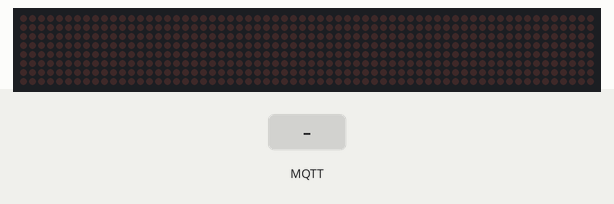
Bench run of a program on a simulated ESP8266 (NodeMCU). Parts: 64×8 LED matrix. The inputs (shaded band) are chosen by the test bench. WiFi joins after 1.5 s; servers stay silent unless stated; EEPROM starts erased; no MQTT or app messages arrive unless stated; what the program prints to the serial monitor is not drawn.

Above: at 2.7 s.
2.8 s: MQTT message "on" arrives on the first subscribed topic
At 2.95 s:
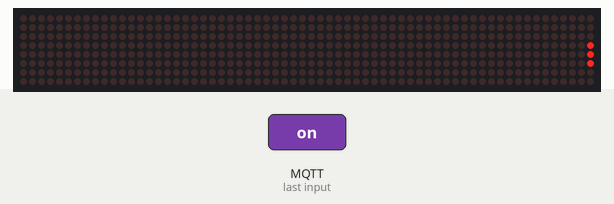
5.5 s: MQTT message "off" arrives on the first subscribed topic
At 5.95 s:
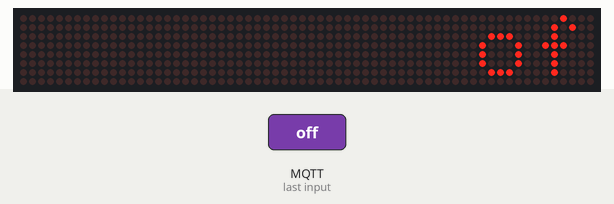
8.5 s: MQTT message "1" arrives on the first subscribed topic
At 8.98 s:
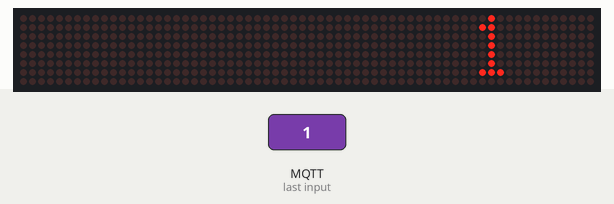
Timing chart, 0 to 11.5 s (numbered marks = the images above; inputs shaded):
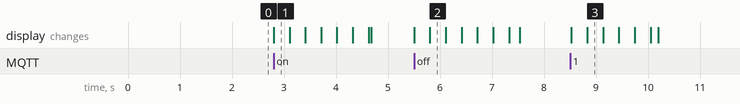

Measured:
- after the input at 2.8 s, the display: changes at once (image 1)
- after the input at 5.5 s, the display: first changes at once (image 2 shows a later state)
- after the input at 8.5 s, the display: first changes at once (image 3 shows a later state)

The program:

main.cpp
```cpp
#include <WiFiManager.h>
#include <PubSubClient.h>
#include <ESP8266WiFi.h>
#include <EEPROM.h>

WiFiManager	wifiManager;

WiFiClient espClient;
PubSubClient client(espClient);

#include <SPI.h>
#include <Adafruit_GFX.h>
#include <Max72xxPanel.h>

typedef struct {
	uint8_t magic = 42;
	char mqtt_server[50];
	char mqtt_topic[50];
} t_data;

char hostname[50]  = "LEDs-matrix";

t_data data;

WiFiManagerParameter param_MQTT_server("MQTT_server", "MQTT server", "?", 50);
WiFiManagerParameter param_MQTT_topic("MQTT_topic", "MQTT Topic name", "?", 50);


const uint32_t pinCS = 2; // Attach CS to this pin, DIN to MOSI and CLK to SCK
uint32_t numberOfHorizontalDisplays = 8;
uint32_t numberOfVerticalDisplays = 1;

Max72xxPanel matrix = Max72xxPanel(pinCS, numberOfHorizontalDisplays, numberOfVerticalDisplays);

uint32_t wait = 25; // In milliseconds

uint32_t spacer = 1;
uint32_t width = 5 + spacer; // The font width is 5 pixels
uint32 timer = 0;

void callback(char* topic, uint8_t* message, unsigned int length) {
	Serial.printf("Topic: %s, [", topic);
	Serial.write(message, length);
	Serial.printf("], len: %d\n", length);
	// Serial.println(text_size);
	uint32 text_size = (width * length) + matrix.width() - 1 - spacer;
	for (uint32_t i = 0; i < text_size; i++) {
		matrix.fillScreen(LOW);
		int letter = i / width;
		int x = (matrix.width() - 1) - i % width;
		int y = (matrix.height() - 8) / 2; // center the text vertically

		while (x + width - spacer >= 0 && letter >= 0) {
			if (letter < (int)length) {
				matrix.drawChar(x, y, message[letter], HIGH, LOW, 1);
			}
			letter--;
			x -= width;
		}
		matrix.write();
		delay(wait);
	}

	matrix.fillScreen(LOW);
	matrix.write();
}


void reconnect() {
	if (timer < millis()) {
		Serial.print("Attempting MQTT connection...");
		// Attempt to connect
		if (client.connect(hostname)) {
			Serial.println("connected");
			client.setCallback(callback);
			client.subscribe(data.mqtt_topic);
		}
		else {
			Serial.print("failed, rc=");
			Serial.print(client.state());
			Serial.println(" try again in 10 seconds");
			timer = millis() + 10000;
		}
	}
}

void setSaveParamsCallback() {
	Serial.println("Saving config");
	data.magic = 42;
	memcpy(data.mqtt_server, param_MQTT_server.getValue(), 50);
	memcpy(data.mqtt_topic, param_MQTT_topic.getValue(), 50);
	uint8 *ptr = (uint8*)&data;
	for (uint32_t i = 0; i < sizeof(t_data); i++)
		EEPROM.write(i, ptr[i]);
	if (EEPROM.commit())
		Serial.println("EEPROM successfully committed");
	else
		Serial.println("ERROR! EEPROM commit failed");
	reconnect();
}

void setup() {
	Serial.begin(115200);
	Serial.printf("\n\n\nStart\n");
	WiFi.mode(WIFI_STA);
	EEPROM.begin(512);
	// pinMode(LED_BUILTIN, OUTPUT);

	matrix.setIntensity(15); // Use a value between 0 and 15 for brightness
	for (uint32_t i = 0; i < 8; i++) {
		matrix.setPosition(i, 7 - i, 0);
		matrix.setRotation(i, 3);
	}
	matrix.fillScreen(LOW);
	matrix.write();

	Serial.printf("Start Wifi manager\n");
	wifiManager.setHostname(hostname);
	wifiManager.setDebugOutput(true);
	wifiManager.setTimeout(180);
	wifiManager.setConfigPortalTimeout(180); // try for 3 minute
	wifiManager.setMinimumSignalQuality(15);
	wifiManager.setRemoveDuplicateAPs(true);
	wifiManager.setSaveParamsCallback(setSaveParamsCallback);
	wifiManager.setClass("invert"); // dark theme

	uint8* ptr = (uint8 *)&data;
	for (uint32_t i=0; i<sizeof(t_data); i++)
		ptr[i] = EEPROM.read(i);

	Serial.println(data.magic);
	Serial.println(data.mqtt_server);
	Serial.println(data.mqtt_topic);

	if (data.magic == 42) {
		param_MQTT_server.setValue(data.mqtt_server, 50);
		param_MQTT_topic.setValue(data.mqtt_topic, 50);
	} else {
		param_MQTT_server.setValue("?", 50);
		param_MQTT_topic.setValue("?", 50);
	}

	wifiManager.addParameter(&param_MQTT_server);
	wifiManager.addParameter(&param_MQTT_topic);

	std::vector<const char*> menu = {"wifi", "info", "close", "sep", "erase", "update", "restart", "exit" };
	wifiManager.setMenu(menu); // custom menu, pass vector


	bool rest = wifiManager.autoConnect(hostname);
	if (rest) {
		Serial.println("Wifi connected");
		wifiManager.startWebPortal();
	}
	else
		ESP.restart();

	Serial.print("IP: "); Serial.println(WiFi.localIP());

	Serial.print("Connect MQTT: "); Serial.println(data.mqtt_server);
	client.setServer(data.mqtt_server, 1883);
}

void loop() {

	if (!client.connected())
		reconnect();
	else
		client.loop();
	wifiManager.process();
}
```
